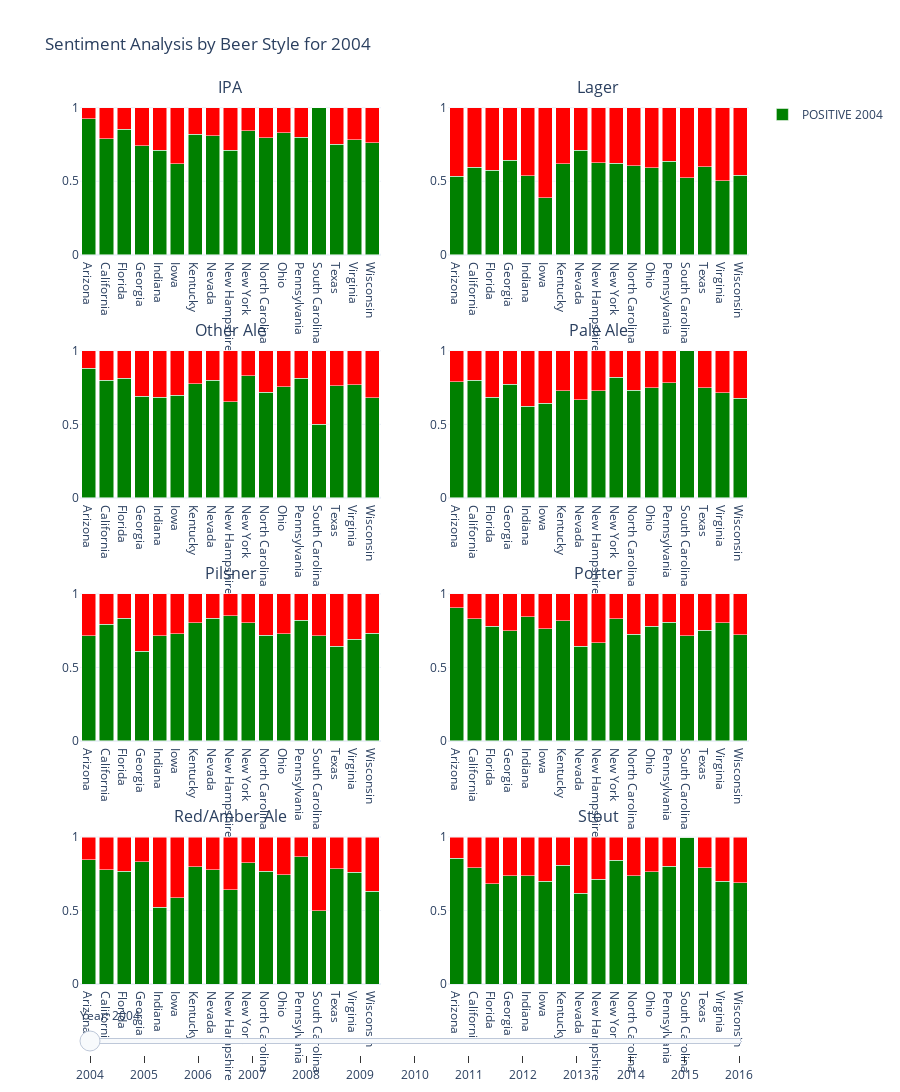

The cell this chart's notebook holds for it:
### Code cell
plotting_utils.plot_sentiment_posneg(per_sentiment_filt)
